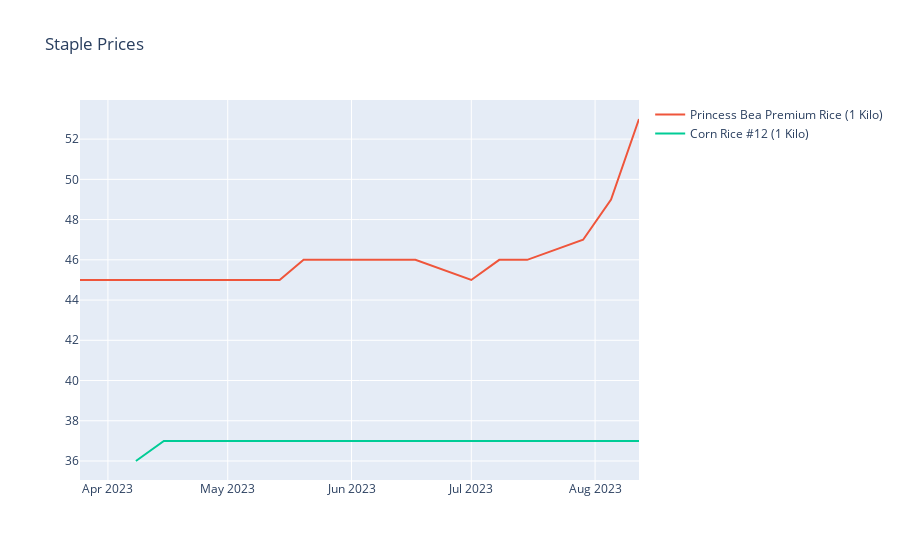

The notebook cell this image was saved under:
### Markdown cell above
<hr>
<h4 align="center">Staple</h4>

### Code cell
staple_df = pd.read_csv("./data/Staple.csv")
staple_fig = px.line(title="Staple Prices", markers=True)
staple_fig.add_scatter(x=staple_df['Date'], y=staple_df["Princess Bea Premium Rice (1 Kilo)"], mode='lines', name="Princess Bea Premium Rice (1 Kilo)")
staple_fig.add_scatter(x=staple_df['Date'], y=staple_df['Corn Rice #12 (1 Kilo)'], mode='lines', name="Corn Rice #12 (1 Kilo)")

### Figure 1 — Plotly figure (JSON) as saved in the notebook; plotly's stock layout.template omitted (floating-point values rounded to 4 significant figures)
{"data": [{"hovertemplate": "<extra></extra>", "legendgroup": "", "line": {"color": "#636efa", "dash": "solid"}, "marker": {"symbol": "circle"}, "mode": "lines+markers", "name": "", "orientation": "v", "showlegend": false, "type": "scatter", "xaxis": "x", "yaxis": "y"}, {"mode": "lines", "name": "Princess Bea Premium Rice (1 Kilo)", "type": "scatter", "x": ["2023-03-25", "2023-04-01", "2023-04-08", "2023-04-15", "2023-04-29", "2023-05-07", "2023-05-14", "2023-05-20", "2023-05-27", "2023-06-10", "2023-06-17", "2023-07-01", "2023-07-08", "2023-07-15", "2023-07-29", "2023-08-05", "2023-08-12"], "y": [45, 45, 45, 45, 45, 45, 45, 46, 46, 46, 46, 45, 46, 46, 47, 49, 53]}, {"mode": "lines", "name": "Corn Rice #12 (1 Kilo)", "type": "scatter", "x": ["2023-03-25", "2023-04-01", "2023-04-08", "2023-04-15", "2023-04-29", "2023-05-07", "2023-05-14", "2023-05-20", "2023-05-27", "2023-06-10", "2023-06-17", "2023-07-01", "2023-07-08", "2023-07-15", "2023-07-29", "2023-08-05", "2023-08-12"], "y": [null, null, 36, 37, 37, 37, 37, 37, 37, 37, 37, 37, 37, 37, 37, 37, 37]}], "layout": {"autosize": true, "legend": {"tracegroupgap": 0}, "title": {"text": "Staple Prices"}, "xaxis": {"anchor": "y", "autorange": true, "domain": [0, 1], "range": ["2023-03-25", "2023-08-12"], "type": "date"}, "yaxis": {"anchor": "x", "autorange": true, "domain": [0, 1], "range": [35.06, 53.94], "type": "linear"}}}
